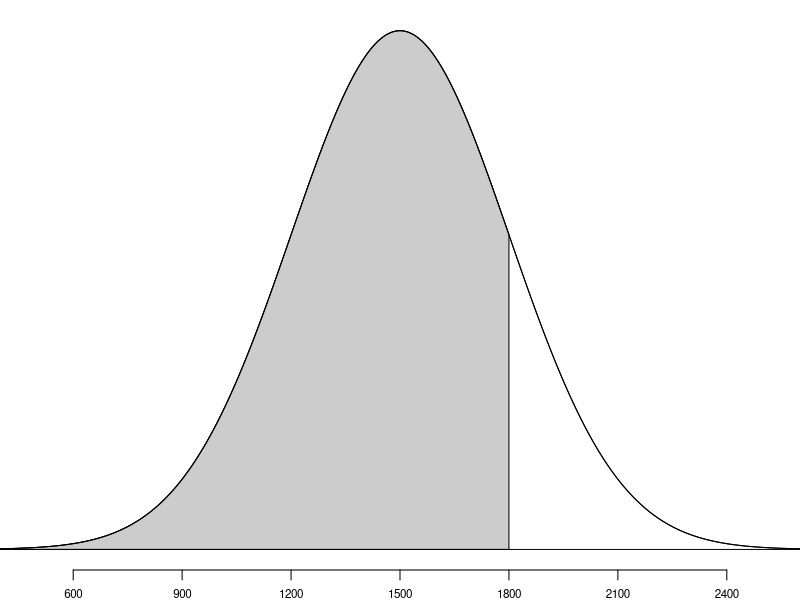
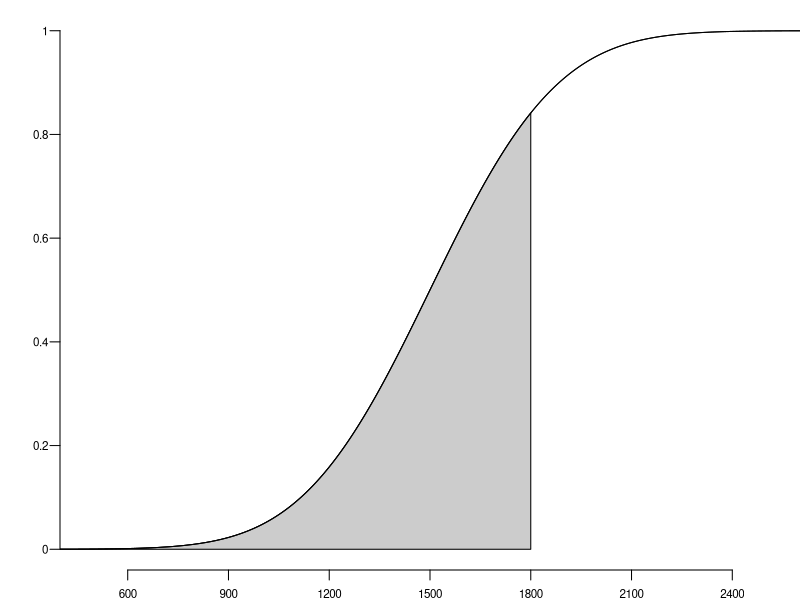

Write the R code that produced these figures, in order.

#===> plot <===#
par(las=1, mar=c(1.5,0,0.5,0), mgp=c(3,0.6,0))
X <- seq(-4,4,0.01)
Y <- dnorm(X)
plot(X, Y, type='l', axes=F, xlim=c(-3.4,3.4))
axis(1, at=-3:3, label=(1500+300*(-3:3)), cex.axis=0.7)
these <- which(X <= 1)
polygon(c(X[these[1]], X[these],X[rev(these)[1]]), c(0,Y[these],0), col='#CCCCCC')

#arrows(1.3,0.28, 0.43, 0.28, length=0.07)
#text(1.3, 0.28, 'X=1630\nZ=0.43', pos=4, cex=0.7)

lines(X, Y)
abline(h=0)

# make a similar figure for the CDF, but add a y axis
# Adjust margins to make space for y-axis labels
par(las=1, mar=c(1.5,3,0.5,0), mgp=c(3,0.6,0))
Y <- pnorm(X)
plot(X, Y, type='l', axes=F, xlim=c(-3.4,3.4))
axis(1, at=-3:3, label=(1500+300*(-3:3)), cex.axis=0.7)
axis(2, at=seq(0,1,0.2), labels=seq(0,1,0.2), cex.axis=0.7)
these <- which(X <= 1)
polygon(c(X[these[1]], X[these],X[rev(these)[1]]), c(0,Y[these],0), col='#CCCCCC')

lines(X, Y)
